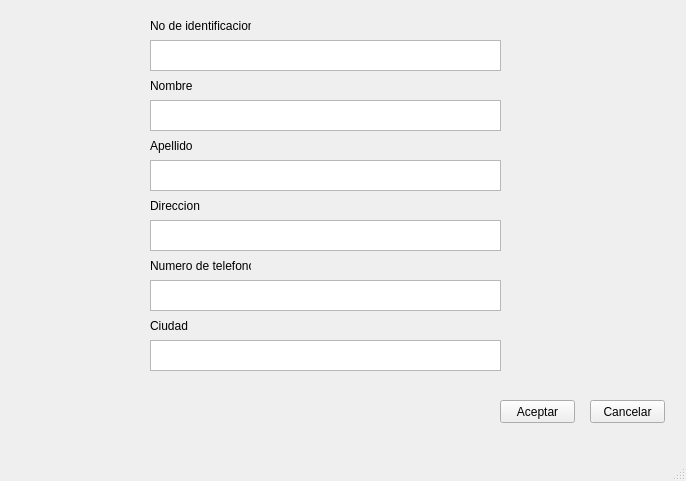
<?xml version="1.0" encoding="UTF-8"?>
<ui version="4.0">
 <class>VentanaCliente</class>
 <widget class="QMainWindow" name="VentanaCliente">
  <property name="geometry">
   <rect>
    <x>0</x>
    <y>0</y>
    <width>686</width>
    <height>481</height>
   </rect>
  </property>
  <property name="windowTitle">
   <string>MainWindow</string>
  </property>
  <widget class="QWidget" name="centralwidget">
   <widget class="QTextEdit" name="IngresoID_C">
    <property name="geometry">
     <rect>
      <x>150</x>
      <y>40</y>
      <width>351</width>
      <height>31</height>
     </rect>
    </property>
   </widget>
   <widget class="QTextEdit" name="IngresoNombre">
    <property name="geometry">
     <rect>
      <x>150</x>
      <y>100</y>
      <width>351</width>
      <height>31</height>
     </rect>
    </property>
   </widget>
   <widget class="QTextEdit" name="IngresoTelefono">
    <property name="geometry">
     <rect>
      <x>150</x>
      <y>280</y>
      <width>351</width>
      <height>31</height>
     </rect>
    </property>
   </widget>
   <widget class="QTextEdit" name="IngresoCiudad">
    <property name="geometry">
     <rect>
      <x>150</x>
      <y>340</y>
      <width>351</width>
      <height>31</height>
     </rect>
    </property>
   </widget>
   <widget class="QTextEdit" name="IngresoApellido">
    <property name="geometry">
     <rect>
      <x>150</x>
      <y>160</y>
      <width>351</width>
      <height>31</height>
     </rect>
    </property>
   </widget>
   <widget class="QTextEdit" name="IngrsoDireccion">
    <property name="geometry">
     <rect>
      <x>150</x>
      <y>220</y>
      <width>351</width>
      <height>31</height>
     </rect>
    </property>
   </widget>
   <widget class="QLabel" name="TxtNombre">
    <property name="geometry">
     <rect>
      <x>150</x>
      <y>70</y>
      <width>71</width>
      <height>31</height>
     </rect>
    </property>
    <property name="text">
     <string>Nombre</string>
    </property>
   </widget>
   <widget class="QLabel" name="TxtApellido">
    <property name="geometry">
     <rect>
      <x>150</x>
      <y>130</y>
      <width>71</width>
      <height>31</height>
     </rect>
    </property>
    <property name="text">
     <string>Apellido</string>
    </property>
   </widget>
   <widget class="QLabel" name="TxtID">
    <property name="geometry">
     <rect>
      <x>150</x>
      <y>10</y>
      <width>101</width>
      <height>31</height>
     </rect>
    </property>
    <property name="text">
     <string>No de identificacion</string>
    </property>
   </widget>
   <widget class="QLabel" name="TxtDireccion">
    <property name="geometry">
     <rect>
      <x>150</x>
      <y>190</y>
      <width>71</width>
      <height>31</height>
     </rect>
    </property>
    <property name="text">
     <string>Direccion</string>
    </property>
   </widget>
   <widget class="QLabel" name="TxtTelefono">
    <property name="geometry">
     <rect>
      <x>150</x>
      <y>250</y>
      <width>101</width>
      <height>31</height>
     </rect>
    </property>
    <property name="text">
     <string>Numero de telefono</string>
    </property>
   </widget>
   <widget class="QLabel" name="TxtCiudad">
    <property name="geometry">
     <rect>
      <x>150</x>
      <y>310</y>
      <width>71</width>
      <height>31</height>
     </rect>
    </property>
    <property name="text">
     <string>Ciudad</string>
    </property>
   </widget>
   <widget class="QPushButton" name="AceptarInfoC">
    <property name="geometry">
     <rect>
      <x>500</x>
      <y>400</y>
      <width>75</width>
      <height>23</height>
     </rect>
    </property>
    <property name="text">
     <string>Aceptar</string>
    </property>
   </widget>
   <widget class="QPushButton" name="CancelarInfoC">
    <property name="geometry">
     <rect>
      <x>590</x>
      <y>400</y>
      <width>75</width>
      <height>23</height>
     </rect>
    </property>
    <property name="text">
     <string>Cancelar</string>
    </property>
   </widget>
  </widget>
  <widget class="QMenuBar" name="menubar">
   <property name="geometry">
    <rect>
     <x>0</x>
     <y>0</y>
     <width>686</width>
     <height>21</height>
    </rect>
   </property>
  </widget>
  <widget class="QStatusBar" name="statusbar"/>
 </widget>
 <resources/>
 <connections>
  <connection>
   <sender>AceptarInfoC</sender>
   <signal>clicked()</signal>
   <receiver>IngresoID_C</receiver>
   <slot>selectAll()</slot>
   <hints>
    <hint type="sourcelabel">
     <x>571</x>
     <y>431</y>
    </hint>
    <hint type="destinationlabel">
     <x>488</x>
     <y>73</y>
    </hint>
   </hints>
  </connection>
  <connection>
   <sender>AceptarInfoC</sender>
   <signal>clicked()</signal>
   <receiver>IngresoNombre</receiver>
   <slot>selectAll()</slot>
   <hints>
    <hint type="sourcelabel">
     <x>545</x>
     <y>427</y>
    </hint>
    <hint type="destinationlabel">
     <x>494</x>
     <y>135</y>
    </hint>
   </hints>
  </connection>
  <connection>
   <sender>AceptarInfoC</sender>
   <signal>clicked()</signal>
   <receiver>IngresoApellido</receiver>
   <slot>selectAll()</slot>
   <hints>
    <hint type="sourcelabel">
     <x>511</x>
     <y>429</y>
    </hint>
    <hint type="destinationlabel">
     <x>500</x>
     <y>195</y>
    </hint>
   </hints>
  </connection>
  <connection>
   <sender>AceptarInfoC</sender>
   <signal>clicked()</signal>
   <receiver>IngrsoDireccion</receiver>
   <slot>selectAll()</slot>
   <hints>
    <hint type="sourcelabel">
     <x>553</x>
     <y>434</y>
    </hint>
    <hint type="destinationlabel">
     <x>481</x>
     <y>251</y>
    </hint>
   </hints>
  </connection>
  <connection>
   <sender>AceptarInfoC</sender>
   <signal>clicked()</signal>
   <receiver>IngresoTelefono</receiver>
   <slot>selectAll()</slot>
   <hints>
    <hint type="sourcelabel">
     <x>546</x>
     <y>433</y>
    </hint>
    <hint type="destinationlabel">
     <x>474</x>
     <y>323</y>
    </hint>
   </hints>
  </connection>
  <connection>
   <sender>AceptarInfoC</sender>
   <signal>clicked()</signal>
   <receiver>IngresoCiudad</receiver>
   <slot>selectAll()</slot>
   <hints>
    <hint type="sourcelabel">
     <x>560</x>
     <y>436</y>
    </hint>
    <hint type="destinationlabel">
     <x>466</x>
     <y>379</y>
    </hint>
   </hints>
  </connection>
 </connections>
</ui>
